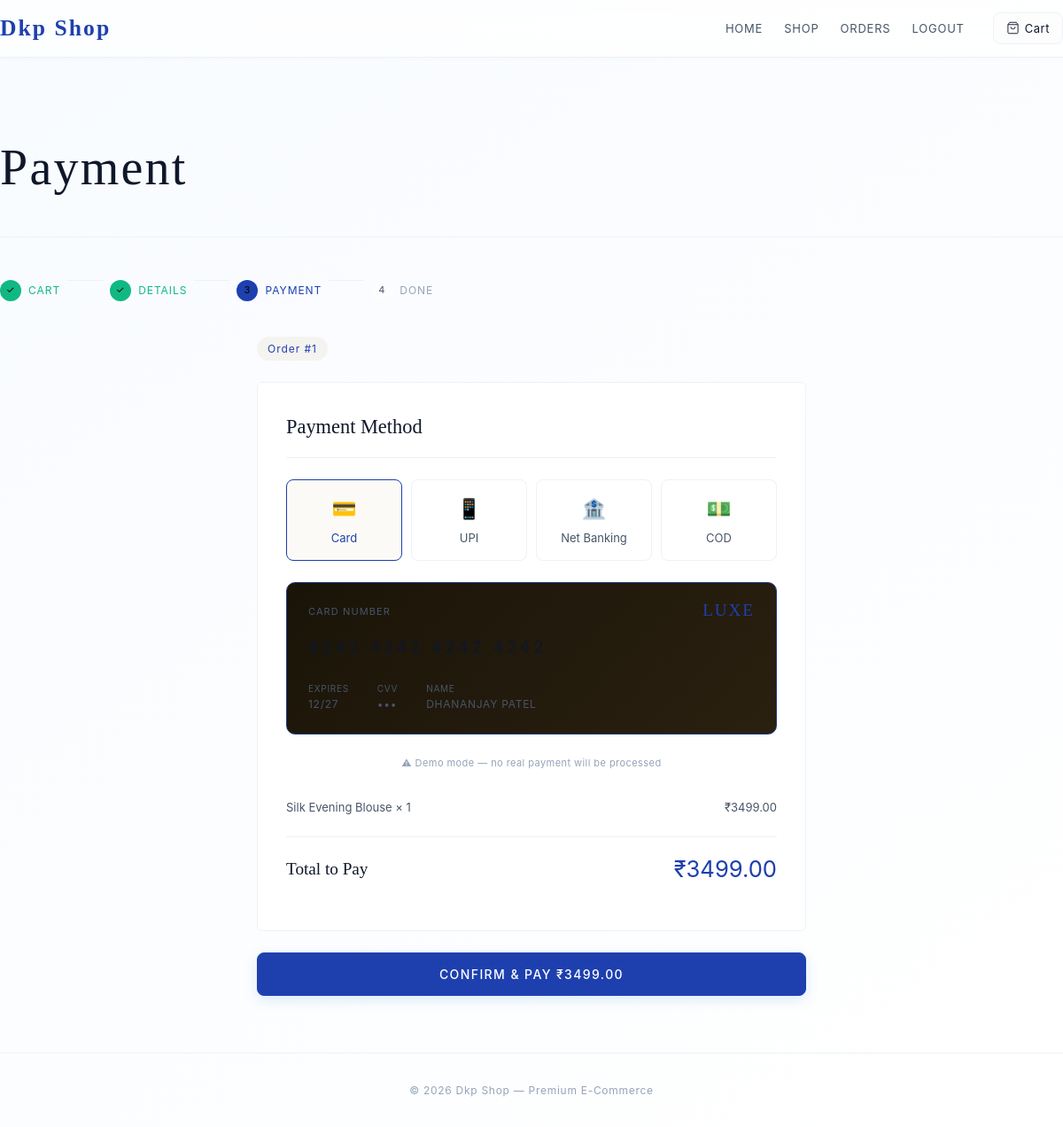
Screenshot of /orders/payment/1/ (signed in) with the database file from the repository.
### orders/models.py (models this page shows, shortened)
class Order(models.Model):
    STATUS_CHOICES = [
        ('pending', 'Pending'),
        ('processing', 'Processing'),
        ('shipped', 'Shipped'),
        ('delivered', 'Delivered'),
        ('cancelled', 'Cancelled'),
    ]
    user = models.ForeignKey(User, on_delete=models.CASCADE, related_name='orders')
    created = models.DateTimeField(auto_now_add=True)
    updated = models.DateTimeField(auto_now=True)
    status = models.CharField(max_length=20, choices=STATUS_CHOICES, default='pending')
    full_name = models.CharField(max_length=200)
    email = models.EmailField()
    address = models.TextField()
    city = models.CharField(max_length=100)
    postal_code = models.CharField(max_length=20)
    paid = models.BooleanField(default=False)
    @property
    def total(self):
        return sum(item.subtotal for item in self.items.all())

class OrderItem(models.Model):
    order = models.ForeignKey(Order, on_delete=models.CASCADE, related_name='items')
    product = models.ForeignKey(Product, on_delete=models.SET_NULL, null=True)
    product_name = models.CharField(max_length=300)
    price = models.DecimalField(max_digits=10, decimal_places=2)
    quantity = models.PositiveIntegerField(default=1)
    @property
    def subtotal(self):
        return self.price * self.quantity

### orders/views.py (the view)
# urls.py: path('payment/<int:order_id>/', views.payment, name='payment'),
@login_required
def payment(request, order_id):
    order = get_object_or_404(Order, id=order_id, user=request.user)
    if request.method == 'POST':
        order.paid = True
        order.status = 'processing'
        order.save()
        return redirect('success', order_id=order.id)
    return render(request, 'orders/payment.html', {'order': order})

### cart/context_processors.py (called while the page is built)
def cart_count(request):
    if request.user.is_authenticated:
        try:
            cart = Cart.objects.get(user=request.user)
            return {'cart_count': cart.item_count}
        except Cart.DoesNotExist:
            pass
    return {'cart_count': 0}

### cart/models.py (called while the page is built)
    @property
    def item_count(self):
        return self.items.count()

### templates/orders/payment.html (shortened to what this page needs)
{% extends 'base.html' %}
{% load static %}
{% block content %}
<div class="container section">
  <div class="page-header" style="padding-top:1rem;">
    <h1>Payment</h1>
  </div>
  <div class="steps" style="margin-bottom:2.5rem;">
    <div class="step done"><span class="step-num">✓</span> Cart</div>
    <div class="step-divider"></div>
    <div class="step done"><span class="step-num">✓</span> Details</div>
    <div class="step-divider"></div>
    <div class="step active"><span class="step-num">3</span> Payment</div>
    <div class="step-divider"></div>
    <div class="step inactive"><span class="step-num">4</span> Done</div>
  </div>
  <div class="payment-wrap">
    <div class="order-id-badge">Order #{{ order.id }}</div>
    <div class="payment-card">
      <h2 class="payment-card-title">Payment Method</h2>
      <div class="pay-method">
        <div class="pay-opt selected" onclick="selectPay(this)">
          <div class="pay-opt-icon">💳</div>Card
        </div>
        <div class="pay-opt" onclick="selectPay(this)">
          <div class="pay-opt-icon">📱</div>UPI
        </div>
        <div class="pay-opt" onclick="selectPay(this)">
          <div class="pay-opt-icon">🏦</div>Net Banking
        </div>
        <div class="pay-opt" onclick="selectPay(this)">
          <div class="pay-opt-icon">💵</div>COD
        </div>
      </div>
      <div class="mock-card">
        <div style="font-size:11px; letter-spacing:0.1em; text-transform:uppercase; color:var(--text-muted);">Card Number</div>
        <div class="mock-card-number">4242  4242  4242  4242</div>
        <div class="mock-card-footer">
          <div><div style="font-size:10px;">EXPIRES</div>12/27</div>
          <div><div style="font-size:10px;">CVV</div>•••</div>
          <div><div style="font-size:10px;">NAME</div>{{ order.full_name|upper }}</div>
        </div>
      </div>
      <p style="font-size:11px; color:var(--text-dim); text-align:center; letter-spacing:0.04em;">
        ⚠ Demo mode — no real payment will be processed
      </p>
      <div style="margin-top:1.5rem;">
        {% for item in order.items.all %}
        <div style="display:flex; justify-content:space-between; font-size:13px; padding:6px 0; color:var(--text-muted);">
          <span>{{ item.product_name }} × {{ item.quantity }}</span>
          <span>₹{{ item.subtotal }}</span>
        </div>
        {% endfor %}
      </div>
      <div class="total-line">
        <span class="total-label">Total to Pay</span>
        <span class="total-val">₹{{ order.total }}</span>
      </div>
    </div>
    <form method="post">
      <button type="submit" class="btn btn-primary btn-full" style="padding:15px; font-size:14px;">
        Confirm &amp; Pay ₹{{ order.total }}
      </button>
    </form>
  </div>
</div>
{% endblock %}

### static/css/base.css (style rules this page uses)
*, *::before, *::after { box-sizing: border-box; margin: 0; padding: 0; }
:root { --bg: linear-gradient(145deg, #f8fbff 0%, #ffffff 100%); --font-display: 'Times New Roman', serif; --font-body: sans-serif; --surface: #ffffff; --surface2: #fdfdfe; --surface-glass: rgba(255, 255, 255, 0.7); --border: #edf2f7; --border-focus: #cbd5e0; --accent: #1e40af; --accent-light: #3b82f6; --accent-dim: #1e3a8a; --text: #0f172a; --text-muted: #475569; --text-dim: #94a3b8; --danger: #ef4444; --success: #10b981; --radius: 8px; --font-display: 'Playfair Display', serif; --font-body: 'Inter', system-ui, sans-serif; --shadow-sm: 0 2px 4px rgba(0,0,0,0.02); --shadow-md: 0 10px 15px -3px rgba(148, 163, 184, 0.1); --shadow-lg: 0 20px 25px -5px rgba(148, 163, 184, 0.1); }
body { background: var(--surface); background: var(--bg); background-attachment: fixed; color: var(--text); font-family: var(--font-body); font-weight: 400; font-size: 16px; line-height: 1.6; min-height: 100vh; display: flex; flex-direction: column; -webkit-font-smoothing: antialiased; -moz-osx-font-smoothing: grayscale; }
button, input, select, textarea { font-family: inherit; }
.container { max-width: 1280px; margin: 0 auto; padding: 0 2rem; }
.section { padding: 4rem 0; }
.btn { display: inline-flex; align-items: center; justify-content: center; padding: 1rem 2.5rem; font-family: var(--font-body); font-size: 13px; font-weight: 500; letter-spacing: 0.1em; text-transform: uppercase; text-decoration: none; border-radius: var(--radius); transition: all 0.3s cubic-bezier(0.4, 0, 0.2, 1); cursor: pointer ; }
.btn-primary { background-color: var(--accent); color: #ffffff !important; border: 1px solid var(--accent); box-shadow: 0 4px 15px rgba(0, 116, 217, 0.15); }
.btn-full { width: 100%; justify-content: center; }
.page-header { padding: 3rem 0 2rem; border-bottom: 1px solid var(--border); margin-bottom: 3rem; }
.page-header h1 { font-family: var(--font-display); font-size: clamp(2rem, 5vw, 3.5rem); font-weight: 300; letter-spacing: 0.04em; }

### static/css/product.css (style rules this page uses)
.btn { pointer-events: auto !important; position: relative; z-index: 1000; cursor: pointer !important; }

### rows the page displays
Order: id "1", full_name "DHANANJAY PATEL", total "3499.00"
OrderItem: product_name "Silk Evening Blouse", quantity "1", subtotal "3499.00"
